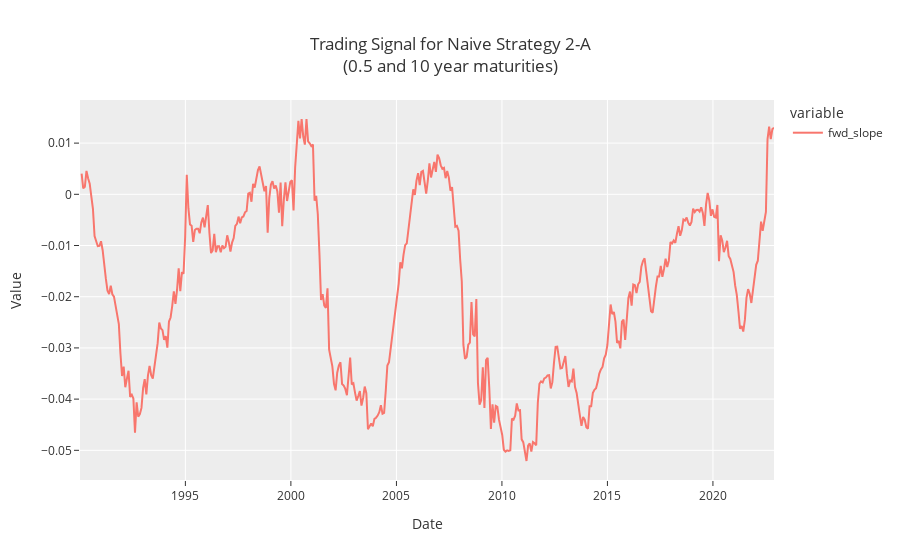

Source (notebook cell):
### Code cell
def plot_signal(strat_name, cols, **kw):
    fp = f"./data/final_proj/{strat_name}_signal.csv"
    df = pd.read_csv(fp, index_col=0, parse_dates=True)
    fig = px.line(
        df[cols].rename({
        }),
        labels = {
            'date': 'Date',
            'value': 'Value',
        },
        template=plotly_template,
        **kw
    )
    return fig

plot_signal(
    'strat_n2A_0510',
    cols=['fwd_slope'],
    title=f'Trading Signal for Naive Strategy 2-A<br>(0.5 and 10 year maturities)',
)

### Figure 1 — Plotly figure (JSON) as saved in the notebook; plotly's stock layout.template omitted (floating-point values rounded to 4 significant figures; data arrays with more than 128 entries replaced by an {"elided": "..."} marker saying what was removed)
{"data": [{"hovertemplate": "variable=fwd_slope<br>Date=%{x}<br>Value=%{y}<extra></extra>", "legendgroup": "fwd_slope", "line": {"color": "#F8766D", "dash": "solid"}, "marker": {"symbol": "circle"}, "mode": "lines", "name": "fwd_slope", "orientation": "v", "showlegend": true, "type": "scatter", "x": {"elided": "430 str values"}, "xaxis": "x", "y": {"elided": "430 float values"}, "yaxis": "y"}], "layout": {"autosize": true, "legend": {"title": {"text": "variable"}, "tracegroupgap": 0}, "title": {"text": "Trading Signal for Naive Strategy 2-A<br>(0.5 and 10 year maturities)"}, "xaxis": {"anchor": "y", "autorange": true, "domain": [0, 1], "range": ["1990-01-03", "2022-11-23"], "title": {"text": "Date"}, "type": "date"}, "yaxis": {"anchor": "x", "autorange": true, "domain": [0, 1], "range": [-0.0558, 0.01842], "title": {"text": "Value"}, "type": "linear"}}}
